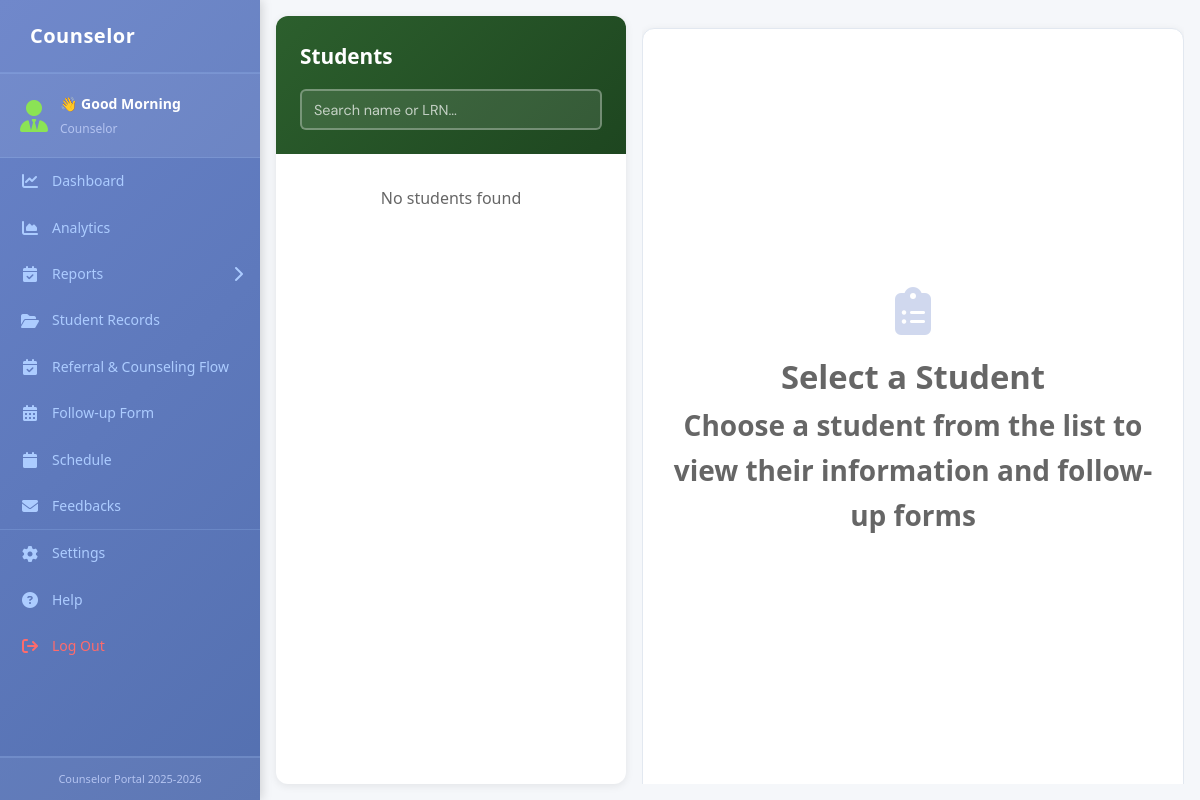
The page /action/counselor_student_records.php on the database as committed earlier.
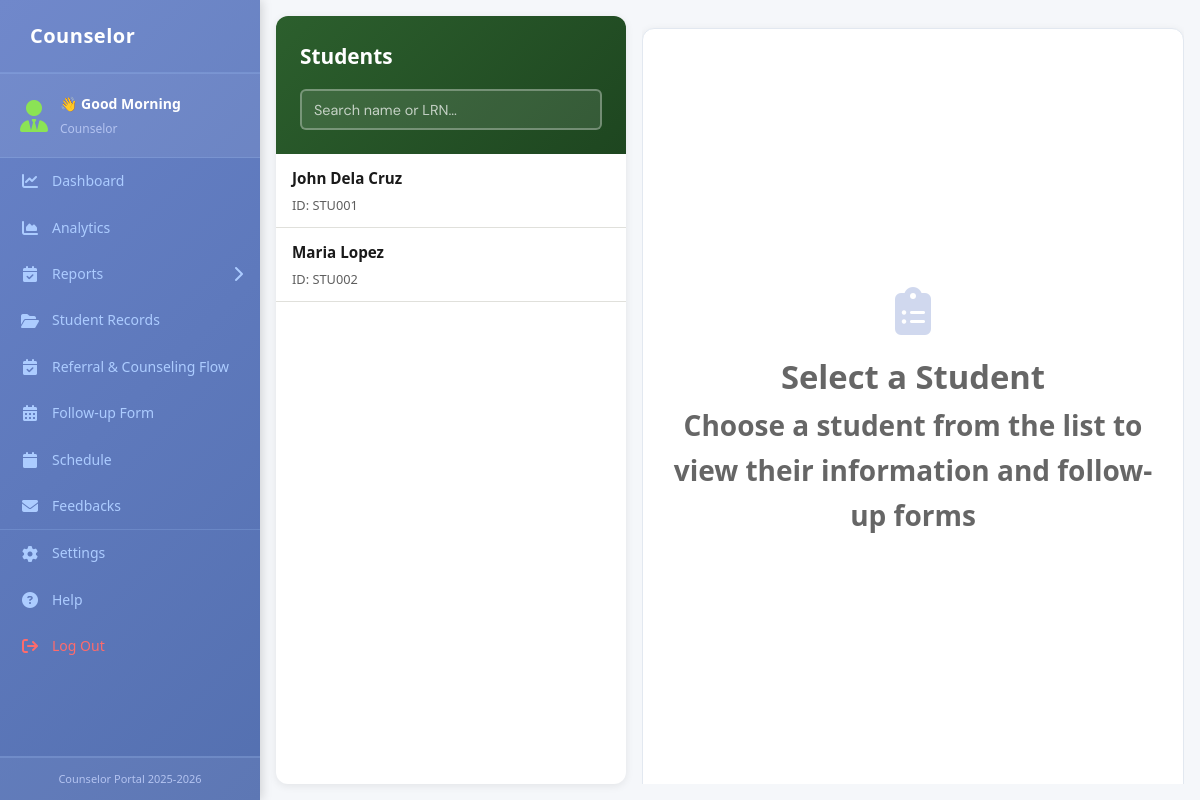
The same page on the database as committed later.
### tables this page shows
CREATE TABLE `student_table` (
  `StudentId` varchar(45) NOT NULL,
  `LRN` varchar(45) NOT NULL,
  `FirstName` varchar(45) NOT NULL,
  `LastName` varchar(45) NOT NULL,
  `MiddleName` varchar(45) DEFAULT NULL,
  `NickName` varchar(45) DEFAULT NULL,
  `Sex` varchar(45) NOT NULL,
  `Age` varchar(45) NOT NULL,
  `DateOfBirth` varchar(45) NOT NULL,
  `PlaceOfBirth` varchar(45) DEFAULT NULL,
  `ReligionFromBirth` varchar(45) DEFAULT NULL,
  `CurrentReligion` varchar(45) DEFAULT NULL,
  `CurrentAddress` varchar(45) DEFAULT NULL,
  `PermanentAddress` varchar(45) DEFAULT NULL,
  `CellphoneNumber` varchar(45) DEFAULT NULL
);

### action/counselor_student_records.php (the view, shortened to what the rows shown need)
<?php
include '../connection.php';
$studentsData = [];
$selectedStudentId = null;
try {
    $stmt = $connection->prepare("
        SELECT s.StudentId, s.LRN, s.FirstName, s.LastName, s.MiddleName,
               s.DateOfBirth, s.Sex, s.Age, s.CurrentAddress, s.CellphoneNumber
        FROM student_table s
        ORDER BY s.LastName, s.FirstName
    ");
    $stmt->execute();
    $studentsData = $stmt->fetchAll();
} catch (PDOException $e) {
    echo "Error fetching students: " . $e->getMessage();
}
?>
<!DOCTYPE html>
<html lang="en">
<head>
    <link rel="stylesheet" href="https://cdnjs.cloudflare.com/ajax/libs/font-awesome/6.4.0/css/all.min.css">
    <link rel="stylesheet" href="../design/css/sidebarCounsilor.css">
</head>
<body>
    <div class="layout">
        <main class="main-content">
            <div class="container">
                <div class="students-panel">
                    <div class="students-header">
                        <h2>Students</h2>
                    </div>
                    <div class="students-list" id="studentsList">
                        <?php if (count($studentsData) > 0): ?>
                            <?php foreach ($studentsData as $student): ?>
                                <a href="?student_id=<?php echo htmlspecialchars($student['StudentId']); ?>"
                                   class="student-item <?php echo ($selectedStudentId == $student['StudentId']) ? 'active' : ''; ?>">
                                    <div class="student-item-name">
                                        <?php echo htmlspecialchars($student['FirstName'] . ' ' . $student['LastName']); ?>
                                    </div>
                                    <div class="student-item-id">
                                        ID: <?php echo htmlspecialchars($student['StudentId']); ?>
                                    </div>
                                </a>
                            <?php endforeach; ?>
                        <?php else: ?>
                            <div style="padding: 2rem 1rem; text-align: center; color: var(--text-light);">
                                No students found
                            </div>
                        <?php endif; ?>
                    </div>
                </div>
            </div>
        </main>
    </div>
</body>
</html>

Rows that differ between the two databases and show on the page:
added student_table: FirstName+LastName "John Dela Cruz", StudentId "STU001"
added student_table: FirstName+LastName "Maria Lopez", StudentId "STU002"
Other text that changed with them:
text no longer shown: "No students found"
